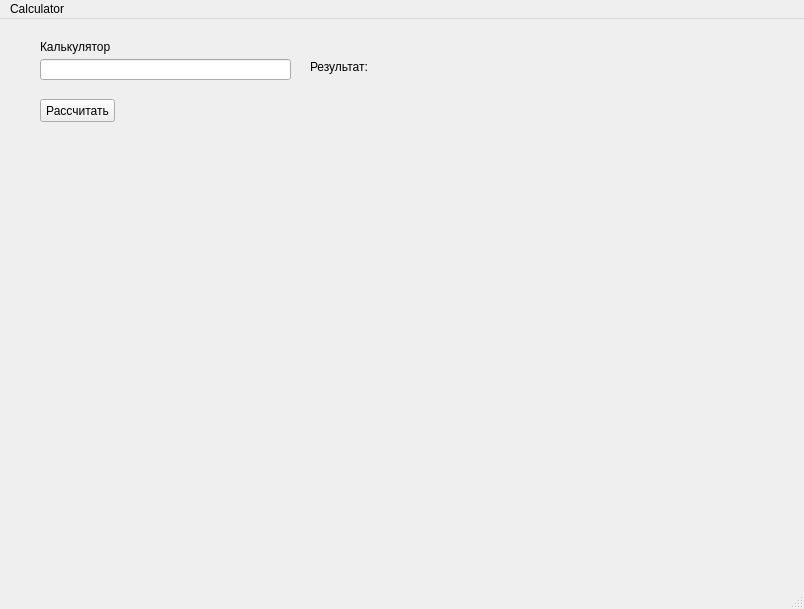
<?xml version="1.0" encoding="UTF-8"?>
<ui version="4.0">
 <class>MainWindow</class>
 <widget class="QMainWindow" name="MainWindow">
  <property name="geometry">
   <rect>
    <x>0</x>
    <y>0</y>
    <width>804</width>
    <height>609</height>
   </rect>
  </property>
  <property name="windowTitle">
   <string>MainWindow</string>
  </property>
  <widget class="QWidget" name="centralwidget">
   <widget class="QLineEdit" name="lineEdit">
    <property name="geometry">
     <rect>
      <x>40</x>
      <y>40</y>
      <width>251</width>
      <height>21</height>
     </rect>
    </property>
   </widget>
   <widget class="QLabel" name="label">
    <property name="geometry">
     <rect>
      <x>40</x>
      <y>20</y>
      <width>71</width>
      <height>16</height>
     </rect>
    </property>
    <property name="text">
     <string>Калькулятор</string>
    </property>
   </widget>
   <widget class="QPushButton" name="pushButton">
    <property name="geometry">
     <rect>
      <x>40</x>
      <y>80</y>
      <width>75</width>
      <height>23</height>
     </rect>
    </property>
    <property name="text">
     <string>Рассчитать</string>
    </property>
   </widget>
   <widget class="QLabel" name="label_2">
    <property name="geometry">
     <rect>
      <x>310</x>
      <y>40</y>
      <width>121</width>
      <height>16</height>
     </rect>
    </property>
    <property name="text">
     <string>Результат:</string>
    </property>
   </widget>
  </widget>
  <widget class="QMenuBar" name="menubar">
   <property name="geometry">
    <rect>
     <x>0</x>
     <y>0</y>
     <width>804</width>
     <height>21</height>
    </rect>
   </property>
   <widget class="QMenu" name="menuCalculator">
    <property name="title">
     <string>Calculator</string>
    </property>
   </widget>
   <addaction name="menuCalculator"/>
  </widget>
  <widget class="QStatusBar" name="statusbar"/>
 </widget>
 <resources/>
 <connections/>
</ui>
